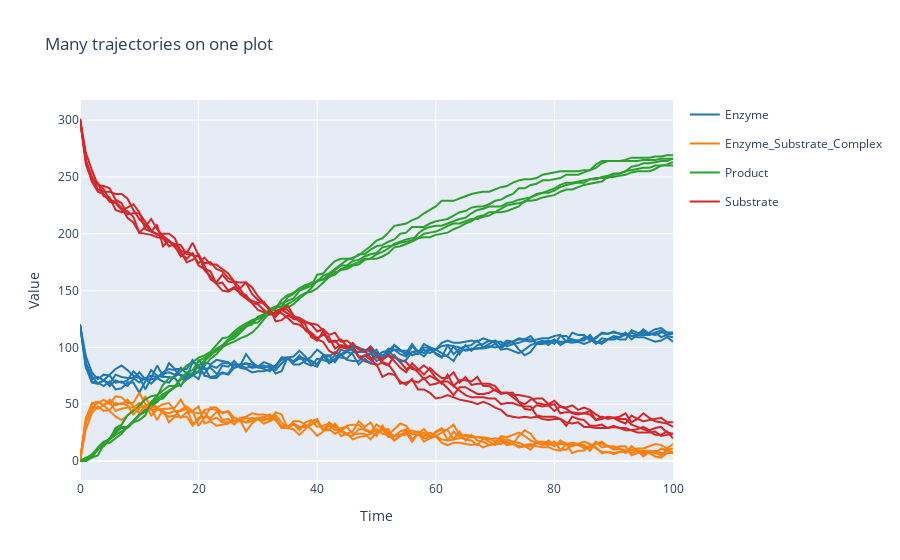

Notebook cell for this chart:
### Code cell
results_many_trajectories.plotplotly(title="Many trajectories on one plot")
